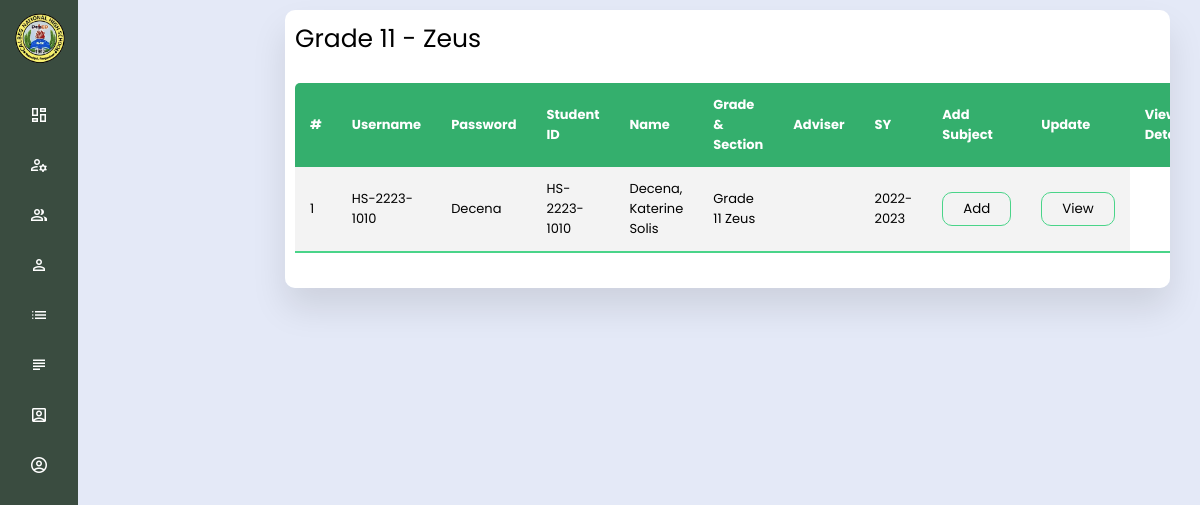
The page /superAdmin/g111.php on the database its author committed.
### tables this page shows
CREATE TABLE `tblstudent` (
  `id` int(11) NOT NULL,
  `user_name` varchar(20) NOT NULL,
  `password` varchar(20) NOT NULL,
  `studentid` varchar(20) NOT NULL,
  `name` varchar(20) NOT NULL,
  `mname` varchar(20) NOT NULL,
  `lname` varchar(20) NOT NULL,
  `extname` varchar(5) NOT NULL,
  `gender` varchar(10) NOT NULL,
  `cstatus` varchar(50) NOT NULL,
  `bday` varchar(20) NOT NULL,
  `age` varchar(50) NOT NULL,
  `nationality` varchar(50) NOT NULL,
  `religion` varchar(50) NOT NULL,
  `contact` varchar(20) NOT NULL,
  `address` varchar(50) NOT NULL,
  `email` varchar(50) NOT NULL,
  `sstatus` varchar(10) NOT NULL,
  `grade` varchar(25) NOT NULL,
  `adviser` varchar(50) NOT NULL,
  `sy` varchar(15) NOT NULL
);

### superAdmin/g111.php (the view, shortened to what this page needs)
<?php
  include "../includes/database.php";
?>
<!DOCTYPE html>
<html lang="en">
<head>
    <link rel="stylesheet" href="../assets/css/navContainer.css">
    <link rel="stylesheet" href="../assets/css/style2.css">
    <link rel="stylesheet" href="../assets/css/style3.css">
    <link rel="stylesheet" href="../assets/css/swiper-bundle.min.css" />
</head>
<body>
  <?php include 'includes/sideMenu.php';?>
  <section class="home">
  <section class="historyLog">
    <div class="history-list">
    <span class="allTeacher">Grade 11 - Zeus</span>
        <table class="table">
            <thead>
                <thead>
                    <tr>
                        <th>#</th>
                        <th>Username</th>
                        <th>Password</th>
                        <th>Student ID</th>
                        <th>Name</th>
                        <th>Grade & Section</th>
                        <th>Adviser</th>
                        <th>SY</th>
                        <th>Add Subject</th>
                        <th>Update</th>
                        <th>View Details</th>
                    </tr>
                </thead>
                <tbody>
                    <?php
                        $ret=mysqli_query($conn,"SELECT * from tblstudent where grade = 'Grade 11 Zeus'");
                        $cnt=1;
                        while ($row=mysqli_fetch_array($ret)) {
                    ?>
                    <tr>
                    <td data-label="#"><?php echo $cnt;?></td>
                        <td data-label="Username"><?php  echo $row['user_name'];?></td>
                        <td data-label="Email"><?php  echo $row['password'];?></td>
                        <td data-label="Student ID"><?php  echo $row['studentid'];?></td>
                        <td data-label="Name" class=""><?php  echo $row['lname'],', '; echo $row['name'],' ';echo $row['mname']?></td>
                        <td data-label="Title"><?php  echo $row['grade'];?></td>
                        <td data-label="Adviser"><?php  echo $row['adviser'];?></td>
                        <td data-label="SY"><?php  echo $row['sy'];?></td>
                        <form action="../superAdmin/subjs.php" method="POST">
                            <td data-label="Add Subject"><button type="submit" name="view" >Add</button></td>
                        </form>
                        <form action="../superAdmin/updatestudent.php" method="POST">
                            <td data-label="View Details"><button type="submit" name="view" >View</button></td>
                        </form>
                    </tr>
                    <?php
                    $cnt=$cnt+1;
                    }?>
            </tbody>
        </table>
    </div>
</section>
  </section>
</body>
</html>

### assets/css/navContainer.css (style rules this page uses)
* { margin: 0; padding: 0; box-sizing: border-box; font-family: 'Poppins', sans-serif; }
body { background: #E4E9F7; }
.allTeacher { font-size: 25px; }

### assets/css/style2.css (style rules this page uses)
.home { position: absolute; top: 0; top: 0; left: 250px; height: 100%; padding-left: 5px; width: calc(100% - 250px); background-color: var(--body-color); transition: var(--tran-05); }

### assets/css/style3.css (style rules this page uses)
.historyLog { padding: 0 30px; }
.history-list { width: 100%; padding: 10px; margin-top: 10px; background: #fff; border-radius: 10px; overflow-x: auto; box-shadow: 0 20px 35px rgba(0, 0, 0, 0.1); }
.table { border-collapse: collapse; margin: 25px 0; font-size: 15px; min-width: 100%; overflow: hidden; border-radius: 5px 5px 0 0; }
table thead tr { color: #fff; background: #34AF6D; text-align: left; font-weight: bold; font-size: small; width: 100%; }
.table th, .table td { padding: 12px 15px; }
.table tbody tr { border-bottom: 1px solid #ddd; font-size: small; }
.table tbody tr:nth-of-type(odd) { background: #f3f3f3; }
.table tbody tr:last-of-type { border-bottom: 2px solid #4AD489; }
.table button { padding: 6px 20px; border-radius: 10px; cursor: pointer; background: transparent; border: 1px solid #4AD489; }

### rows shown on the page
tblstudent: user_name "HS-2223-1010", password "Decena", studentid "HS-2223-1010", lname "Decena", name "Katerine", mname "Solis", grade "Grade 11 Zeus", sy "2022-2023"
